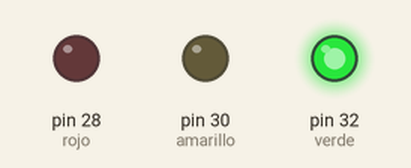
The sketch below on a simulated Arduino Mega 2560, built with avr-gcc and run on an emulated ATmega2560. On the bench: output pins drawn as LEDs (lit = HIGH).

Above: at 3.5 s.
At 7.7 s:
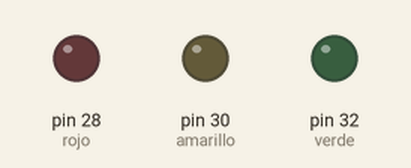
At 9.2 s:
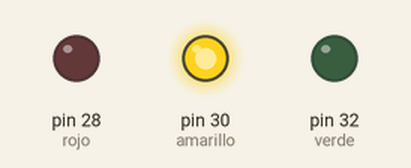
At 14.9 s:
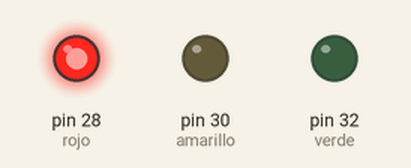
Timing chart, 0 to 26.0 s (numbered marks = the images above):
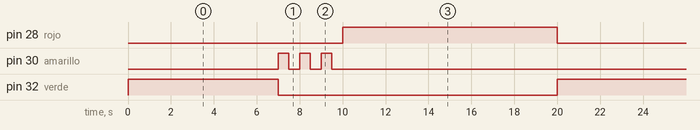

Measured:
- by itself, pin 28 (rojo): alternates HIGH for 10.0 s and LOW for 10.0 s
- by itself, pin 30 (amarillo): repeats every 20.0 s: 2 × (LOW 0.50 s, HIGH 0.50 s), LOW 17.5 s, HIGH 0.50 s
- by itself, pin 32 (verde): alternates HIGH for 7.0 s and LOW for 13.0 s

The sketch:

lED_1.ino
```cpp
byte rojo = 28;
byte amarillo = 30;
byte verde = 32;

void setup()
{
 pinMode ( rojo,OUTPUT);
 pinMode ( amarillo,OUTPUT);
 pinMode ( verde,OUTPUT);
 }

void loop()
{

 digitalWrite (verde, HIGH);
 delay (7000);
 digitalWrite (verde, LOW);

digitalWrite (amarillo, HIGH);
 delay (500);
 digitalWrite (amarillo, LOW);
 delay (500);
 digitalWrite (amarillo, HIGH);
 delay (500);
 digitalWrite (amarillo, LOW);
 delay (500);
 digitalWrite (amarillo, HIGH);
 delay (500);
 digitalWrite (amarillo, LOW);
 delay (500);

  digitalWrite (rojo, HIGH);
 delay (9999);
 digitalWrite (rojo,LOW);


  }
```
